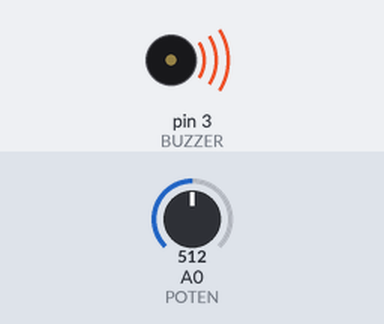
The sketch below on a simulated Arduino Uno, built with avr-gcc and run on an emulated ATmega328P. Shown: buzzer (waves = sounding). The test bench sets the inputs (shaded band); at power-on: A0 (POTEN) = 512.

Above: at 0.1 s.
Timing chart, 0 to 1.6 s (numbered marks = the images above):
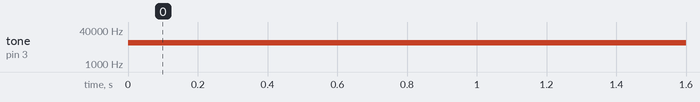

The sketch:

code.ino
```cpp
#define BUZZER 3
#define POTEN A0

void setup()
{
    pinMode(BUZZER, OUTPUT);
    pinMode(POTEN, INPUT);
}

void loop()
{
    int val = analogRead(POTEN);
    val = map(val, 0, 1023, 31, 20000);
    tone(BUZZER, val);
}
```

Measured:
- by itself, tone on pin 3 (BUZZER): silent → 10025 Hz at 0.00 s
